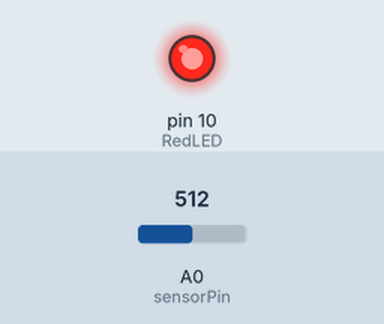
Bench run of a sketch on a simulated Arduino Uno, built with avr-gcc and run on an emulated ATmega328P. Parts: output pins drawn as LEDs (lit = HIGH). The inputs (shaded band) are chosen by the test bench; at power-on: A0 (sensorPin) = 512. What the sketch prints to the serial monitor is not drawn.

Above: at 1.2 s.
1.3 s: A0 (sensorPin) set to 167
3.2 s: A0 (sensorPin) set to 157
At 5.0 s:
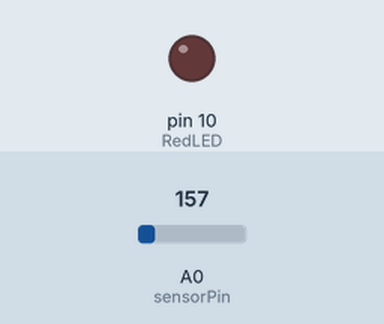
8.5 s: A0 (sensorPin) set to 306
At 9.3 s:
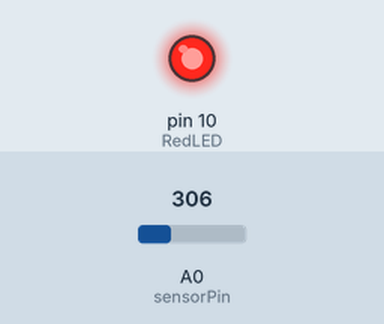
Timing chart, 0 to 11.5 s (numbered marks = the images above; inputs shaded):
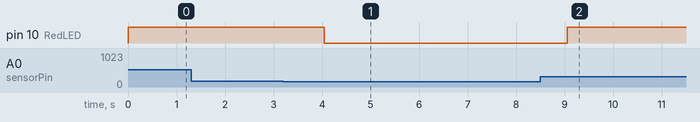

The sketch:

lab8.3.3_chllaenge.ino
```cpp
#define RedLED 10
String inString;
int HTT = 27;
int LTT  = 20;
int sensorPin = 0;
void setup(){
  Serial.begin(9600);
  pinMode(RedLED,HIGH);
}
void loop(){
  while(Serial.available()>0){
    String  inString;
    inString  = Serial.readString();
    inString.toLowerCase();
    if(inString.substring(0,3)=="htt"){
      if(inString.substring(3,inString.length()).toInt()){
        HTT = inString.substring(3,inString.length()).toInt();
      }
      else{
         Serial.println("bad command!!!");
      }
    }
    else if(inString.substring(0,3)=="ltt"){
      if(inString.substring(3,inString.length()).toInt()){
        LTT = inString.substring(3,inString.length()).toInt();
      }
      else{
         Serial.println("bad command!!!");
      }
    }
    else{
      Serial.println("bad command!!!");
    }
  }
  int reading = analogRead(sensorPin);
  float voltage = reading * 5.0 /1024;
  float temperatureC = voltage *100 -50;
  Serial.print("Temperature"+String(temperatureC)+"*C-");
  Serial.print("HTT:"+String(HTT)+"*C"+" ");
  Serial.print("LTT:"+String(LTT)+"*C");
  Serial.println("");
  if(temperatureC>=HTT){
    digitalWrite(RedLED,HIGH);
    Serial.print("-Alam!!! Hight Temperature!!:"+String(temperatureC)+"*C");
  }
  else if(temperatureC<=LTT){
    digitalWrite(RedLED,HIGH);
    Serial.print("-Alam!!! LOW Temperature!!:"+String(temperatureC)+"*C");
  }
  else{
    digitalWrite(RedLED,LOW);
  }
  delay(1000);
}
```

Measured:
- the behaviour switches between 158 and 157 on A0 (sensorPin) (found by bisection; images 0 and 1)
- after the input at 1.3 s, every drawn part: stays the same
- after the input at 3.2 s, pin 10 (RedLED): HIGH → LOW after 0.84 s
- after the input at 8.5 s, pin 10 (RedLED): LOW → HIGH after 0.55 s
